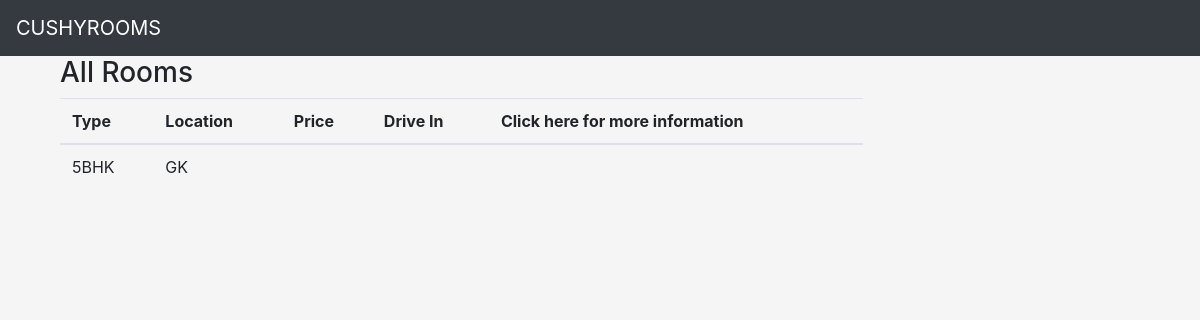
The page /Rooms/ on the database as committed earlier.
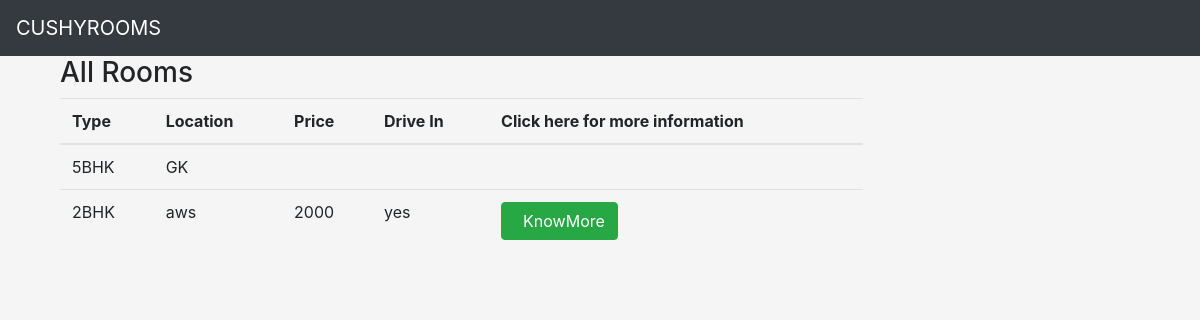
The same page on the database as committed later.
### main/models.py (models this page shows, shortened)
class RentingUser(models.Model):
    number_of_rooms = models.IntegerField()
    price = models.CharField(max_length=50, default='')
    locality = models.CharField(max_length=100, default='')
    contact_number = models.CharField(max_length=10, default='')
    maximum_no_of_occupants = models.IntegerField()
    attached_bathroom = models.CharField(max_length=3, choices=y_n_choices, default='')
    attached_kitchen = models.CharField(max_length=15, choices=y_n_choices, default='')
    drive_in = models.CharField(max_length=3, choices=y_n_choices, default='')
    parking = models.CharField(max_length=3, choices=y_n_choices, default='')
    water_bill_included = models.CharField(max_length=3, choices=y_n_choices, default='')
    electricity_bill_included = models.CharField(max_length=3, choices=y_n_choices, default='')
    preferred_customer = models.CharField(max_length=50, choices=[('family', 'Family'), ('student', 'Student'),
                                ('others (Specify)', 'Others (Specify)'), ('no such preference', 'No Such Preference')], default='')
    gender_preference = models.CharField(max_length=50, choices=[('only female', 'Only Female'),
                                                                 ('only male', 'Only Male'), ('none', 'None')], default='')
    alternate_contact_number = models.CharField(max_length=10, default="", blank=True)
    preferred_contact_time = models.CharField(max_length=50, default='')
    any_other = models.TextField(max_length=100, default="", blank=True)

class Images(models.Model):
    user = models.ForeignKey(RentingUser, default=None, on_delete=models.CASCADE)
    image = models.ImageField(upload_to=user_directory_path, verbose_name='Image')

### main/views.py (the view)
# urls.py: path('Rooms/', views.allrooms, name='all_rooms'),
def allrooms(request):
    rooms = RentingUser.objects.all()
    return render(request, 'all_rooms.html', {'rooms': rooms})

### main/templates/all_rooms.html (shortened to what this page needs)
{% extends 'base_accounts.html' %}
{% load static %}
{% block content %}
<div class="container-fluid songs-container">
    <div class="row">
        <div class="col-sm-8 col-md-9">
            <div class="panel panel-default">
                <div class="panel-body">
                    <h3>All Rooms</h3>
                    <table class="table">
                        <thead>
                        <tr>
                            <th>Type</th>
                            <th>Location</th>
                            <th>Price</th>
                            <th>Drive In</th>
                            <th>Click here for more information</th>
                        </tr>
                        </thead>
                        <tbody>
                            {% for room in rooms %}
                            <tr>
                                <td>{{ room.number_of_rooms }}BHK</td>
                                <td>{{ room.locality }}</td>
                                <td>{{ room.price }}</td>
                                <td>{{ room.drive_in }}</td>
                                {%  for images in room.images_set.all %}
                                    {% if forloop.counter == 1 %}
                                <td> <form action="{% url 'room_detail' room.id images.id %}" method="post" style="display: inline;">
                                    <button type="submit" class="btn btn-success btn-xs">
                                        &nbsp; KnowMore
                                    </button>
                                </form></td>
                                    {% endif %}
                                {% endfor %}
                            </tr>
                        {% endfor %}
                        </tbody>
                    </table>
                </div>
            </div>
        </div>
    </div>
</div>
{% endblock %}

### accounts/templates/accounts/base_accounts.html (shortened to what this page needs)
{% load staticfiles %}
{% load static %}
<html>
<head>
    <link rel="stylesheet" href="https://stackpath.bootstrapcdn.com/bootstrap/4.3.1/css/bootstrap.min.css">
    <link rel="stylesheet" href="https://stackpath.bootstrapcdn.com/font-awesome/4.7.0/css/font-awesome.min.css">
</head>
{% load static %}
{% block stylesheet %}
    <link rel="stylesheet" href="{% static 'css/accounts.css' %}">
{% endblock %}
{% block body %}
<body>
        <section id="nav-bar">
            <link rel="stylesheet" href="{% static 'css/accounts.css' %}">
            <nav class="navbar navbar-expand-lg navbar-dark bg-dark">
                <a class="navbar-brand" href="{% url 'index' %}">CUSHYROOMS</a>
            </nav>
        </section>
        <div class="container">
            {% block content %}
            {% endblock %}
        </div>
        {% endblock %}
    </body>
 </html>

### static/css/accounts.css (style rules this page uses)
body { background-image: url('images/download.png'); height: 500px; background-position: center; background-repeat: repeat; background-size: cover; }

Rows that differ between the two databases and show on the page:
added RentingUser: number_of_rooms "2", locality "aws", price "2000", drive_in "yes"
